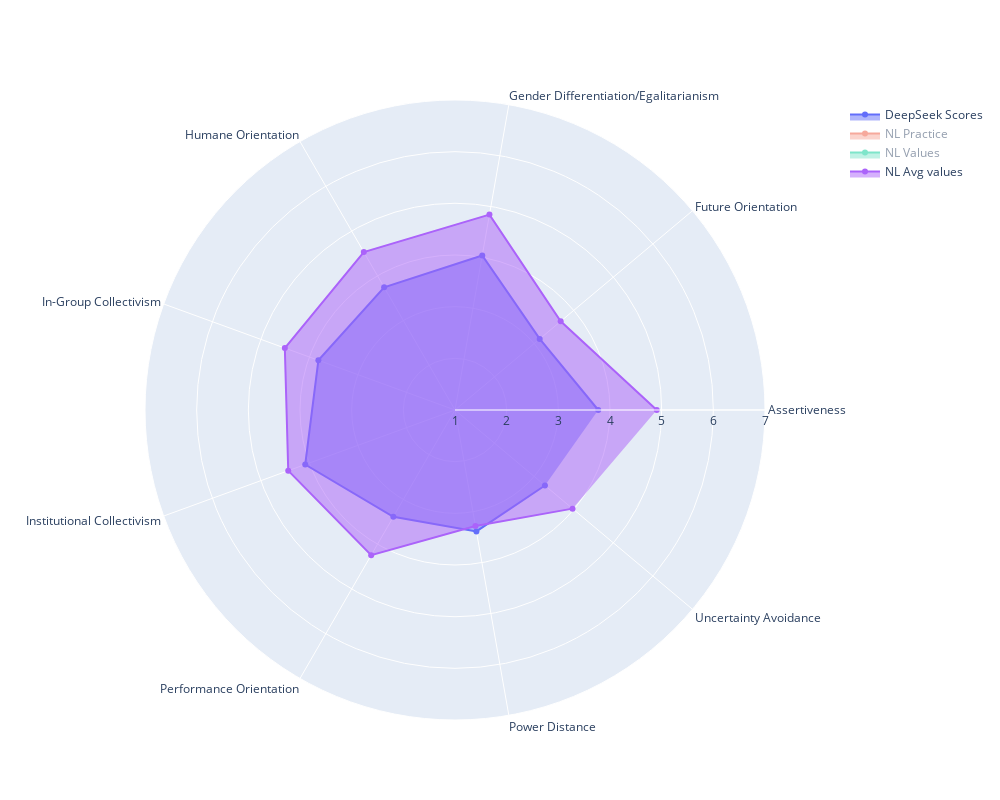

Notebook source saved alongside this figure:
### Code cell
model_scores = df[df["Predicted_Score"] > 0].groupby("Dimension")["Predicted_Score"].mean()
print(model_scores)
import plotly.graph_objects as go

categories = model_scores.keys()

fig = go.Figure()

fig.add_trace(go.Scatterpolar(
    r=model_scores.values,
    theta=categories,
    fill='toself',
    name='DeepSeek Scores'
))
fig.add_trace(go.Scatterpolar(
    r=nl_results["p_score"],
    theta=categories,
    fill='toself',
    name='NL Practice'
))
fig.add_trace(go.Scatterpolar(
    r=nl_results["v_score"],
    theta=categories,
    fill='toself',
    name='NL Values'
))
fig.add_trace(go.Scatterpolar(
    r=(nl_results["v_score"] + nl_results["p_score"]) / 2,
    theta=categories,
    fill='toself',
    name='NL Avg values'
))

fig.update_layout(
    width=1000,
    height=800,
    polar=dict(
        radialaxis=dict(
            visible=True,
            range=[1, 7]
        )
    ),
    showlegend=True
)

fig.show()

### Figure 1 — Plotly figure (JSON) as saved in the notebook; plotly's stock layout.template omitted (floating-point values rounded to 4 significant figures)
{"data": [{"fill": "toself", "name": "DeepSeek Scores", "r": [3.772, 3.14, 4.036, 3.743, 3.814, 4.085, 3.387, 3.386, 3.273], "theta": ["Assertiveness", "Future Orientation", "Gender Differentiation/Egalitarianism", "Humane Orientation", "In-Group Collectivism", "Institutional Collectivism", "Performance Orientation", "Power Distance", "Uncertainty Avoidance"], "type": "scatterpolar"}, {"fill": "toself", "name": "NL Practice", "r": [4.32, 4.32, 4.61, 3.86, 4.46, 3.7, 3.5, 4.11, 4.7], "theta": ["Assertiveness", "Future Orientation", "Gender Differentiation/Egalitarianism", "Humane Orientation", "In-Group Collectivism", "Institutional Collectivism", "Performance Orientation", "Power Distance", "Uncertainty Avoidance"], "type": "scatterpolar", "visible": "legendonly"}, {"fill": "toself", "name": "NL Values", "r": [5.49, 3.02, 5.07, 5.2, 4.55, 5.17, 4.99, 2.45, 3.24], "theta": ["Assertiveness", "Future Orientation", "Gender Differentiation/Egalitarianism", "Humane Orientation", "In-Group Collectivism", "Institutional Collectivism", "Performance Orientation", "Power Distance", "Uncertainty Avoidance"], "type": "scatterpolar", "visible": "legendonly"}, {"fill": "toself", "name": "NL Avg values", "r": [4.905, 3.67, 4.84, 4.53, 4.505, 4.435, 4.245, 3.28, 3.97], "theta": ["Assertiveness", "Future Orientation", "Gender Differentiation/Egalitarianism", "Humane Orientation", "In-Group Collectivism", "Institutional Collectivism", "Performance Orientation", "Power Distance", "Uncertainty Avoidance"], "type": "scatterpolar"}], "layout": {"height": 800, "polar": {"angularaxis": {"type": "category"}, "radialaxis": {"autorange": false, "range": [1, 7], "type": "linear", "visible": true}}, "showlegend": true, "width": 1000}}
